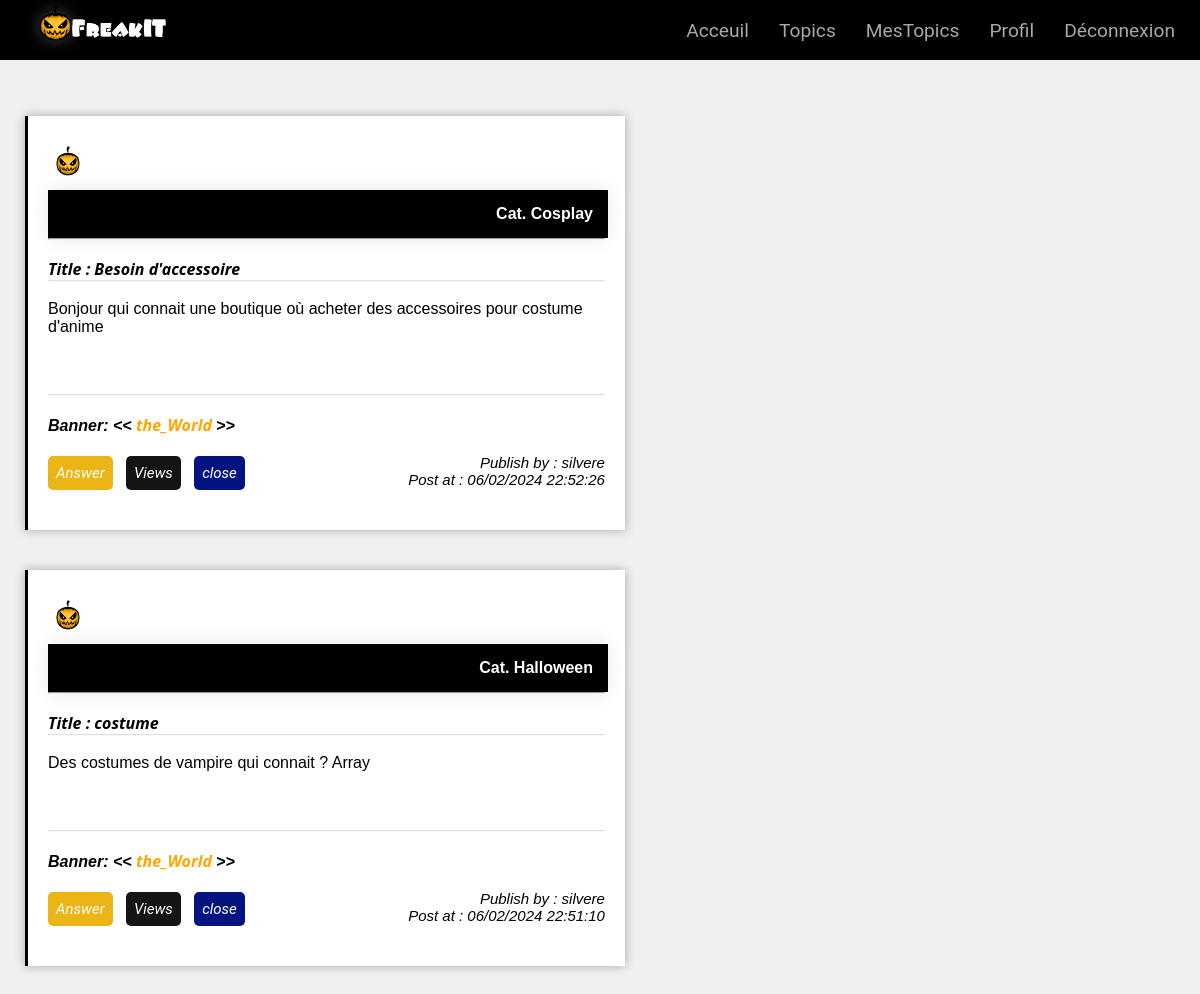
The page /mestopics.php (signed in) on the database its author committed.
### tables this page shows
CREATE TABLE IF NOT EXISTS `topic` (
  `id` int NOT NULL AUTO_INCREMENT,
  `title` text NOT NULL,
  `sujet` text NOT NULL,
  `banner` varchar(256) NOT NULL,
  `id_auteur` int NOT NULL,
  `pseudo_auteur` varchar(33) NOT NULL,
  `date_publication` text NOT NULL,
  `close` tinyint(1) NOT NULL DEFAULT '1',
  `id_cat` int DEFAULT NULL,
  PRIMARY KEY (`id`),
  KEY `fk_id_cat` (`id_cat`)
);

CREATE TABLE IF NOT EXISTS `category` (
  `id` int NOT NULL AUTO_INCREMENT,
  `cat` varchar(256) NOT NULL,
  PRIMARY KEY (`id`)
);

CREATE TABLE IF NOT EXISTS `user` (
  `id` int NOT NULL AUTO_INCREMENT,
  `pseudo` varchar(44) NOT NULL,
  `email` varchar(44) NOT NULL,
  `passwords` text NOT NULL,
  `birthday` date NOT NULL,
  `banner` varchar(33) NOT NULL,
  `statut` tinyint(1) NOT NULL DEFAULT '1',
  `roles` varchar(30) NOT NULL DEFAULT 'user',
  PRIMARY KEY (`id`)
);

### action/topic/viewstopicactionuser.php (called while the page is built, shortened)
<?php
require('action/data/connexion.php');
if (isset($_SESSION['id'])) {
    $iduser = $_SESSION['id'];
    $reqtopic = $connexion->prepare('SELECT topic.id, topic.title, category.cat, topic.sujet, topic.id_auteur, topic.pseudo_auteur,
    topic.date_publication, user.banner FROM topic JOIN category ON topic.id_cat = category.id JOIN user ON user.id = topic.id_auteur
    WHERE topic.id_auteur = ? ORDER BY topic.id DESC');
    $reqtopic->execute([$iduser]);
}
else
{
  $erreur = "veuillez inserer un topic";
}

### mestopics.php (the view, shortened to what this page needs)
<?php
require('action/topic/viewstopicactionuser.php');
?>
<!DOCTYPE html>
<html lang="en">
<head>
    <link rel="stylesheet" href="css/viewtopic3.css">
    <?php include 'includes/navbar.php'; ?>
    <br><br><br><br>
</head>
<body>
    <?php
    while ($infotopic = $reqtopic->fetch()) {
        $emoj = array(':)', ':(', ':3', ';-)', ':-)', ':-(', '<3', ':D', 'xD', 'x)', "x')", ':o', ':O', 'oO');
        $emoji_path = array(
            '<img src="emojis/emo_smile.png" class="emoj"/>',
            '<img src="emojis/emo_sad.png" class="emoj"/>',
            '<img src="emojis/emo_cat.png" class="emoj"/>',
            '<img src="emojis/emo_wink.png" class="emoj"/>',
            '<img src="emojis/emo_smile.png" class="emoj"/>',
            '<img src="emojis/emo_smile.png" class="emoj"/>',
            '<img src="emojis/emo_smile.png" class="emoj"/>',
            '<img src="emojis/emo_smile.png" class="emoj"/>',
            '<img src="emojis/emo_smile.png" class="emoj"/>',
            '<img src="emojis/emo_smile.png" class="emoj"/>',
            '<img src="emojis/emo_smile.png" class="emoj"/>',
            '<img src="emojis/emo_smile.png" class="emoj"/>',
            '<img src="emojis/emo_smile.png" class="emoj"/>',
        );
        $infotopic['sujet'] = str_replace($emoj, $emoji_path, $infotopic['sujet']);
        $infotopic['sujet'] = viewLink($infotopic['sujet']);
    ?>
        <div class="cardcontain">
            <div class="head">
                <div class="img">
                    <td><img src="css/icon.png" alt=""></td>
                </div>
                <div class="category">
                    <td>Cat. <?php echo $infotopic['cat']; ?></td>
                </div>
            </div>
            <hr>
            <br>
            <div class="title">
                <td> Title : <?php echo $infotopic['title']; ?></td>
                <br>
                <hr style="opacity: calc(0.3);">
            </div>
            <br>
            <div class="sujet">
                <td><?php echo $infotopic['sujet']; ?></td>
            </div>
            <br>
            <div class="containban">
                <hr style="opacity: calc(0.3);">
                <br>
                <div class="banner">
                    <td> <span> Banner: << </span> <?php echo $infotopic['banner']; ?> <span> >> </span></td>
                </div>
                <br>
            </div>
            <div class="contentinf">
                <div class="btn">
                    <a href="answers.php?id=<?php echo $infotopic['id']; ?>" class="answer-btn" style="text-decoration: none;">Answer</a>
                </div>
                <div class="btn1">
                    <a href="viewanswers.php?id=<?php echo $infotopic['id']; ?>" class="views-btn" style="text-decoration: none;">Views</a>
                </div>
                <div class="btn2">
                    <a href="closetopic.php?id=<?php echo $infotopic['id']; ?>" class="close-btn" style="text-decoration: none;">close</a>
                </div>
                <div class="inf">
                    <div class="pseudo_auteur">
                        <td> Publish by : <?php echo $infotopic['pseudo_auteur']; ?></td>
                    </div>
                    <div class="date_publication">
                        <td> Post at : <?php echo $infotopic['date_publication']; ?></td>
                    </div>
                </div>
            </div>
            <br>
        </div>
    <?php
    }
    ?>
</body>
</html>
<?php
function viewLink($texte)
{
    $regex = '%(https?:\/\/|www\.)([a-zA-Z0-9-_\.\/\?=&]+)%';
    $texte = preg_replace($regex, '<a href="$0" target="_blank">$0</a>', $texte);
    return ($texte);
}
?>

### css/viewtopic3.css (style rules this page uses)
body { font-family: roboto, sans-serif; margin: 0; padding: 0; background-image: url(bg6.jpg); background-origin: border-box; background-size: cover; }
.cardcontain { max-width: 600px; margin: 40px 25px; background-color: #ffffff; padding: 20px; box-shadow: 0 0 10px rgba(0, 0, 0, 0.3); border-left: solid; }
.category { color: #ffffff; font-weight: bold; background-color: black; width: 560px; padding: 15px; text-align: right; box-shadow: 0 0 20px rgba(0, 0, 0, 0.1); margin-right: 300px; }
.head img { margin: -10px; width: 60px; height: 70px; object-position: left bottom; align-items: first baseline; }
.contentinf { display: flex; justify-content: space-between; }
.title { font-weight: bold; font-style: italic; font-family: 'Segoe UI', Roboto, Oxygen, Ubuntu, Cantarell, 'Open Sans', 'Helvetica Neue', sans-serif; }
.containban { color: #ffa600; font-weight: bolder; }
.containban hr { margin-top: 40px; }
.contentinf .inf { font-size: 15px; font-style: italic; text-align: right; }
.contentinf a.answer-btn { padding: 8px; border: none; background-color: #eab515; color: #ffffff; font-size: 15px; font-style: italic; border-radius: 5px; }
.contentinf a.views-btn { padding: 8px; border: none; background-color: #141414; color: #ffffff; font-size: 15px; font-style: italic; border-radius: 5px; }
.contentinf a.close-btn { padding: 8px; border: none; background-color: #031481; color: #ffffff; font-size: 15px; font-style: italic; border-radius: 5px; }
.btn { margin: 10px; margin-left: 0px; }
.banner { font-family: 'Segoe UI', Roboto, Oxygen, Ubuntu, Cantarell, 'Open Sans', 'Helvetica Neue', sans-serif; font-style: italic; }
.banner span { color: black; }
.btn1 { margin: 10px; margin-left: -150px; max-width: 100px; }
.btn2 { margin: 10px; margin-left: -150px; max-width: 100px; }

### css/navbar1.css (style rules this page uses)
* { margin: 0px; padding: 0px; box-sizing: border-box; font-family: sans-serif; }
body { background-color: #f0f0f0; }
a { padding: 0px -5px; margin-top: 4px; border-width: 3px; font-family: roboto; font-size: 120%; color: rgb(168, 168, 168); }
img { height: 80px; width: 150px; }

### rows shown on the page
topic: category.cat "Cosplay", title "Besoin d'accessoire", sujet "Bonjour qui connait une boutique où acheter des accessoires pour costume d'anime", user.banner "the_World", pseudo_auteur "silvere", date_publication "06/02/2024 22:52:26"
topic: category.cat "Halloween", title "costume", user.banner "the_World", pseudo_auteur "silvere", date_publication "06/02/2024 22:51:10"
